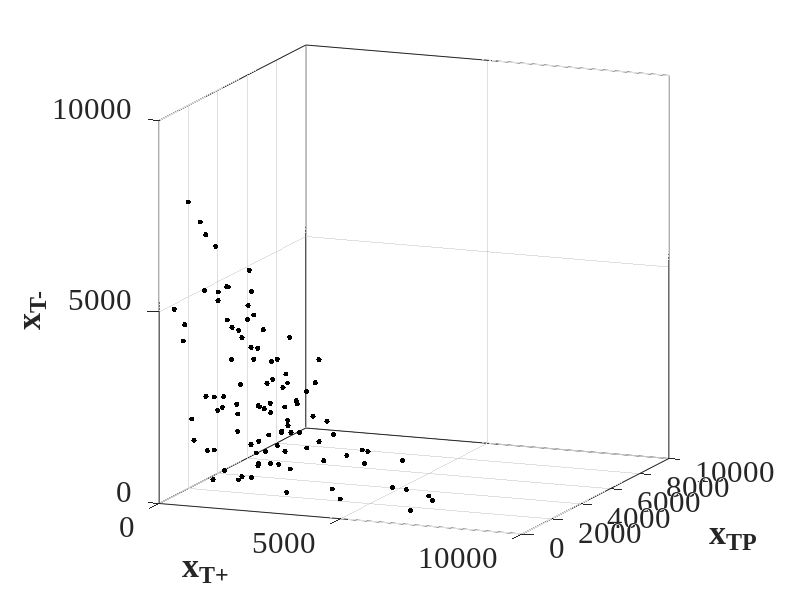
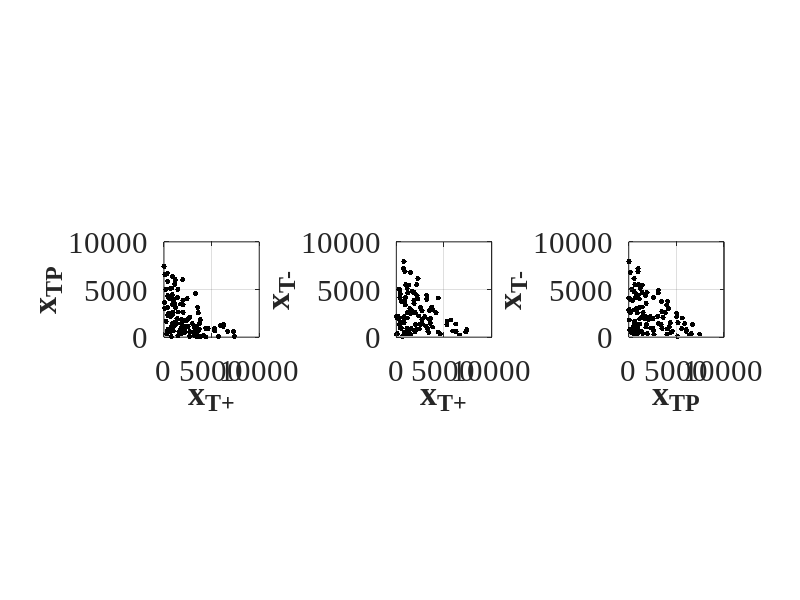

Recreate these plots in MATLAB, in order.
%% 100 start points for Forwards Backwards Sweep Method

% Load all 10,000 starting points
load x0_all.mat;

% These are the random indeces for the 100 start points for the FBS method
randomStartIndex = [5068,3459,7905,4405,3159,2207,5248,5634,4259,2149,812,8892,5311,4598,3199,7858,203,1106,8906,7499,8900,1774,6975,6544,5550,3628,2757,9534,2795,3057,1772,8779,2716,1569,1527,9909,587,7879,8046,7998,998,9205,2933,2127,5360,8157,1221,9764,4327,3473,7842,4120,7910,808,2125,1817,151,5041,4370,9703,3992,2803,3911,7064,5462,6299,3399,7108,1251,9744,6795,8650,5332,699,7622,293,5908,945,8567,2156,5323,5288,5844,744,3456,4719,3452,6127,5331,3582,6626,2137,2267,6400,5471,4904,7451,5326,2163,5840];

% Extract x,y,z coordinates
data(:,1) = x0_all(randomStartIndex, 1);
data(:,2) = x0_all(randomStartIndex, 2);
data(:,3) = x0_all(randomStartIndex, 3);

%% %%%%%%%%%% 3D view %%%%%%%%%% %%
figure1 = figure('InvertHardcopy','off','Color',[1 1 1]);

% Create axes
axes1 = axes('Parent',figure1);
hold(axes1,'on');

% Create plot3
plot3(data(:,1), data(:,2), data(:,3),'Marker','.','MarkerSize', 12,'LineStyle','none','Color',[0 0 0]);

% Create xlabel
xlabel('x_{T+}','FontWeight','bold','FontSize',22,'FontName','times new roman');

% Create zlabel
zlabel('x_{T-}','FontWeight','bold','FontSize',22,'FontName','times new roman');

% Create ylabel
ylabel('x_{TP}','FontWeight','bold','FontSize',22,'FontName','times new roman');

% Uncomment the following line to preserve the X-limits of the axes
xlim(axes1,[0 10000]);
% Uncomment the following line to preserve the Y-limits of the axes
ylim(axes1,[0 10000]);
% Uncomment the following line to preserve the Z-limits of the axes
zlim(axes1,[0 10000]);
view(axes1,[22 12]);
box(axes1,'on');
grid(axes1,'on');
axis(axes1,'square');
% Set the remaining axes properties
set(axes1,'FontName','times new roman','FontSize',22,'XTick',[0 5000 10000],...
    'ZTick',[0 5000 10000]);
set(figure1, 'Position',  [100, 100, 500, 400])


%% %%%%%%%%%% Projections %%%%%%%%%% %%
figure2 = figure('InvertHardcopy','off','Color',[1 1 1]);

% Create axes
axes1 = subplot(1,3,1,'Parent',figure2);
hold(axes1,'on');

% Create plot3
plot3(data(:,1), data(:,2), data(:,3),'Marker','.','MarkerSize', 12, 'LineStyle','none','Color',[0 0 0]);

% Create xlabel
xlabel('x_{T+}','FontWeight','bold','FontSize',22,'FontName','times new roman');

% Create zlabel
zlabel('x_{T-}','FontWeight','bold','FontSize',22,'FontName','times new roman');

% Create ylabel
ylabel('x_{TP}','FontWeight','bold','FontSize',22,'FontName','times new roman');

% Uncomment the following line to preserve the X-limits of the axes
xlim(axes1,[0 10000]);
% Uncomment the following line to preserve the Y-limits of the axes
ylim(axes1,[0 10000]);
% Uncomment the following line to preserve the Z-limits of the axes
zlim(axes1,[0 10000]);
view(axes1,[0 90]);
box(axes1,'on');
grid(axes1,'on');
axis(axes1,'square');
% Set the remaining axes properties
set(axes1,'FontName','times new roman','FontSize',22,'XTick',[0 5000 10000],...
    'YTick',[0 5000 10000], 'ZTick',[0 5000 10000]);


% Create axes
axes2 = subplot(1,3,2,'Parent',figure2);

hold(axes2,'on');

% Create plot3
plot3(data(:,1), data(:,2), data(:,3),'Marker','.','MarkerSize', 12,'LineStyle','none','Color',[0 0 0]);

% Create xlabel
xlabel('x_{T+}','FontWeight','bold','FontSize',22,'FontName','times new roman');

% Create zlabel
zlabel('x_{T-}','FontWeight','bold','FontSize',22,'FontName','times new roman');

% Create ylabel
ylabel('x_{TP}','FontWeight','bold','FontSize',22,'FontName','times new roman');

% Uncomment the following line to preserve the X-limits of the axes
xlim(axes2,[0 10000]);
% Uncomment the following line to preserve the Y-limits of the axes
ylim(axes2,[0 10000]);
% Uncomment the following line to preserve the Z-limits of the axes
zlim(axes2,[0 10000]);
view(axes2,[0 0]);
box(axes2,'on');
grid(axes2,'on');
axis(axes2,'square');
% Set the remaining axes properties
set(axes2,'FontName','times new roman','FontSize',22,'XTick',[0 5000 10000],...
    'YTick',[0 5000 10000], 'ZTick',[0 5000 10000]);


% Create axes
axes3 = subplot(1,3,3,'Parent',figure2);

hold(axes3,'on');

% Create plot3
plot3(data(:,1), data(:,2), data(:,3),'Marker','.','MarkerSize', 12,'LineStyle','none','Color',[0 0 0]);

% Create xlabel
xlabel('x_{T+}','FontWeight','bold','FontSize',22,'FontName','times new roman');

% Create zlabel
zlabel('x_{T-}','FontWeight','bold','FontSize',22,'FontName','times new roman');

% Create ylabel
ylabel('x_{TP}','FontWeight','bold','FontSize',22,'FontName','times new roman');

% Uncomment the following line to preserve the X-limits of the axes
xlim(axes3,[0 10000]);
% Uncomment the following line to preserve the Y-limits of the axes
ylim(axes3,[0 10000]);
% Uncomment the following line to preserve the Z-limits of the axes
zlim(axes3,[0 10000]);
view(axes3,[90 0]);
box(axes3,'on');
grid(axes3,'on');
axis(axes3,'square');
% Set the remaining axes properties
set(axes3,'FontName','times new roman','FontSize',22,'XTick',[0 5000 10000],...
    'YTick',[0 5000 10000], 'ZTick',[0 5000 10000]);

set(figure2, 'Position',  [100, 100, 1200, 350])

